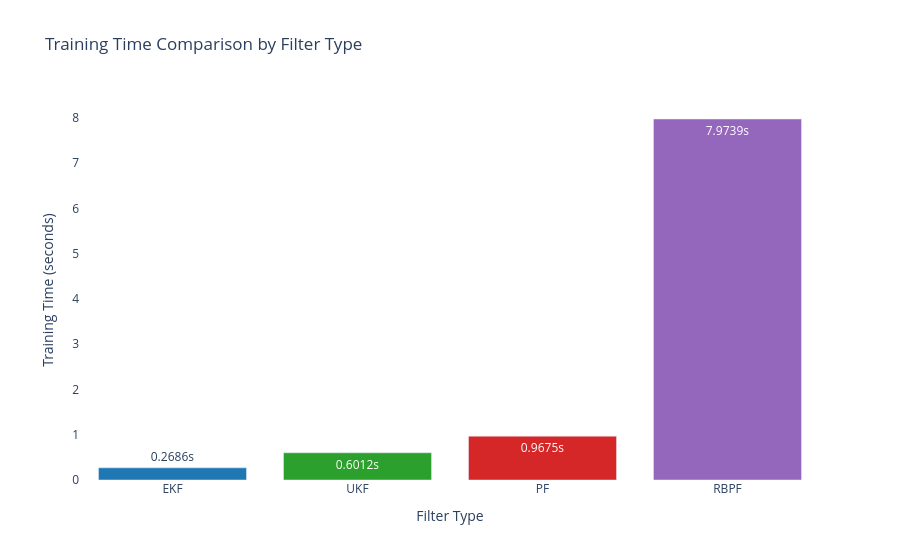
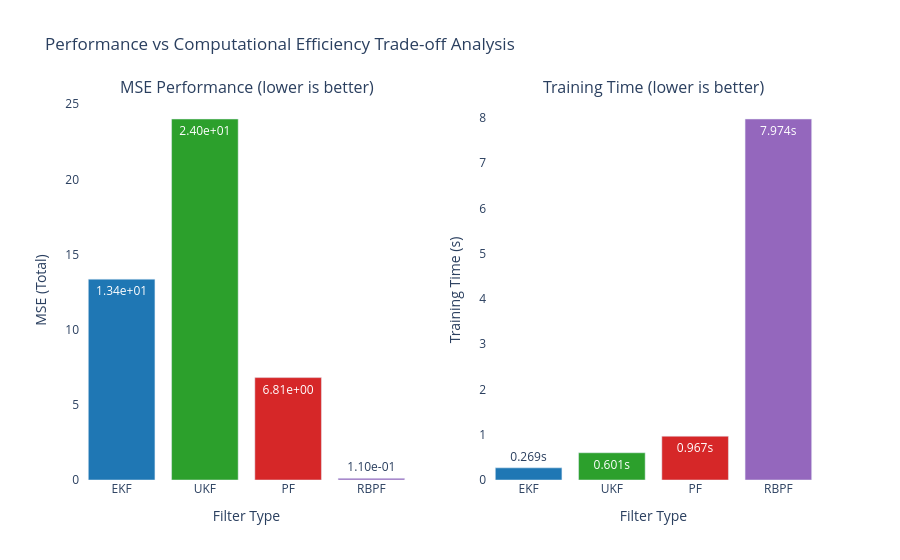

Here is the notebook cell these charts were saved with, in order:
### Code cell
# ============================================================
# Training Time Comparison Visualization
# ============================================================
import plotly.graph_objects as go
from plotly.subplots import make_subplots

# Training time comparison bar chart
filter_names = list(training_times.keys())
times = list(training_times.values())
colors = ['#1f77b4', '#2ca02c', '#d62728', '#9467bd']  # Blue, Green, Red, Purple

fig_timing = go.Figure()
fig_timing.add_trace(go.Bar(
    x=filter_names,
    y=times,
    marker=dict(color=colors),
    text=[f'{t:.4f}s' for t in times],
    textposition='auto',
    name='Training Time'
))

fig_timing.update_layout(
    title='Training Time Comparison by Filter Type',
    xaxis_title='Filter Type',
    yaxis_title='Training Time (seconds)',
    font=dict(size=12),
    plot_bgcolor='white',
    paper_bgcolor='white',
    showlegend=False
)

fig_timing.show()

# Combined Performance vs Speed Analysis
fig_combined = make_subplots(
    rows=1, cols=2,
    subplot_titles=('MSE Performance (lower is better)', 'Training Time (lower is better)'),
    specs=[[{"secondary_y": False}, {"secondary_y": False}]]
)

# MSE subplot
mse_values = [mse_total_ekf, mse_total_ukf, mse_total_pf, mse_total_rbpf]
fig_combined.add_trace(
    go.Bar(x=filter_names, y=mse_values, marker=dict(color=colors), 
           text=[f'{mse:.2e}' for mse in mse_values], textposition='auto',
           name='MSE'),
    row=1, col=1
)

# Training time subplot  
fig_combined.add_trace(
    go.Bar(x=filter_names, y=times, marker=dict(color=colors),
           text=[f'{t:.3f}s' for t in times], textposition='auto',
           name='Time'),
    row=1, col=2
)

fig_combined.update_layout(
    title_text="Performance vs Computational Efficiency Trade-off Analysis",
    font=dict(size=12),
    plot_bgcolor='white',
    paper_bgcolor='white',
    showlegend=False
)

fig_combined.update_xaxes(title_text="Filter Type", row=1, col=1)
fig_combined.update_xaxes(title_text="Filter Type", row=1, col=2)
fig_combined.update_yaxes(title_text="MSE (Total)", row=1, col=1)
fig_combined.update_yaxes(title_text="Training Time (s)", row=1, col=2)

fig_combined.show()

# Performance efficiency metric: accuracy per computation time
print("\n🎯 Performance-Efficiency Trade-off Analysis:")
print("   (Lower MSE/Time ratio = better overall efficiency)")
for i, name in enumerate(filter_names):
    efficiency_metric = mse_values[i] / times[i] if times[i] > 0 else float('inf')
    print(f"   {name}: MSE/Time = {efficiency_metric:.2e}")
    
# Rank filters by different criteria
mse_ranking = sorted(zip(filter_names, mse_values), key=lambda x: x[1])
time_ranking = sorted(zip(filter_names, times), key=lambda x: x[1])
efficiency_ranking = sorted(zip(filter_names, [mse_values[i]/times[i] for i in range(len(filter_names))]), key=lambda x: x[1])

print("\n🏆 Rankings:")
print("   By Accuracy (MSE):", [name for name, _ in mse_ranking])
print("   By Speed (Time):", [name for name, _ in time_ranking])
print("   By Overall Efficiency (MSE/Time):", [name for name, _ in efficiency_ranking])

### Figure 1 — Plotly figure (JSON) as saved in the notebook; plotly's stock layout.template omitted (floating-point values rounded to 4 significant figures)
{"data": [{"marker": {"color": ["#1f77b4", "#2ca02c", "#d62728", "#9467bd"]}, "name": "Training Time", "text": ["0.2686s", "0.6012s", "0.9675s", "7.9739s"], "textposition": "auto", "type": "bar", "x": ["EKF", "UKF", "PF", "RBPF"], "y": [0.2686, 0.6012, 0.9675, 7.974]}], "layout": {"font": {"size": 12}, "paper_bgcolor": "white", "plot_bgcolor": "white", "showlegend": false, "title": {"text": "Training Time Comparison by Filter Type"}, "xaxis": {"title": {"text": "Filter Type"}}, "yaxis": {"title": {"text": "Training Time (seconds)"}}}}

### Figure 2 — Plotly figure (JSON) as saved in the notebook; plotly's stock layout.template omitted (floating-point values rounded to 4 significant figures)
{"data": [{"marker": {"color": ["#1f77b4", "#2ca02c", "#d62728", "#9467bd"]}, "name": "MSE", "text": ["1.34e+01", "2.40e+01", "6.81e+00", "1.10e-01"], "textposition": "auto", "type": "bar", "x": ["EKF", "UKF", "PF", "RBPF"], "xaxis": "x", "y": [13.36, 24.02, 6.812, 0.1104], "yaxis": "y"}, {"marker": {"color": ["#1f77b4", "#2ca02c", "#d62728", "#9467bd"]}, "name": "Time", "text": ["0.269s", "0.601s", "0.967s", "7.974s"], "textposition": "auto", "type": "bar", "x": ["EKF", "UKF", "PF", "RBPF"], "xaxis": "x2", "y": [0.2686, 0.6012, 0.9675, 7.974], "yaxis": "y2"}], "layout": {"annotations": [{"font": {"size": 16}, "showarrow": false, "text": "MSE Performance (lower is better)", "x": 0.225, "xanchor": "center", "xref": "paper", "y": 1, "yanchor": "bottom", "yref": "paper"}, {"font": {"size": 16}, "showarrow": false, "text": "Training Time (lower is better)", "x": 0.775, "xanchor": "center", "xref": "paper", "y": 1, "yanchor": "bottom", "yref": "paper"}], "font": {"size": 12}, "paper_bgcolor": "white", "plot_bgcolor": "white", "showlegend": false, "title": {"text": "Performance vs Computational Efficiency Trade-off Analysis"}, "xaxis": {"anchor": "y", "domain": [0, 0.45], "title": {"text": "Filter Type"}}, "xaxis2": {"anchor": "y2", "domain": [0.55, 1], "title": {"text": "Filter Type"}}, "yaxis": {"anchor": "x", "domain": [0, 1], "title": {"text": "MSE (Total)"}}, "yaxis2": {"anchor": "x2", "domain": [0, 1], "title": {"text": "Training Time (s)"}}}}
